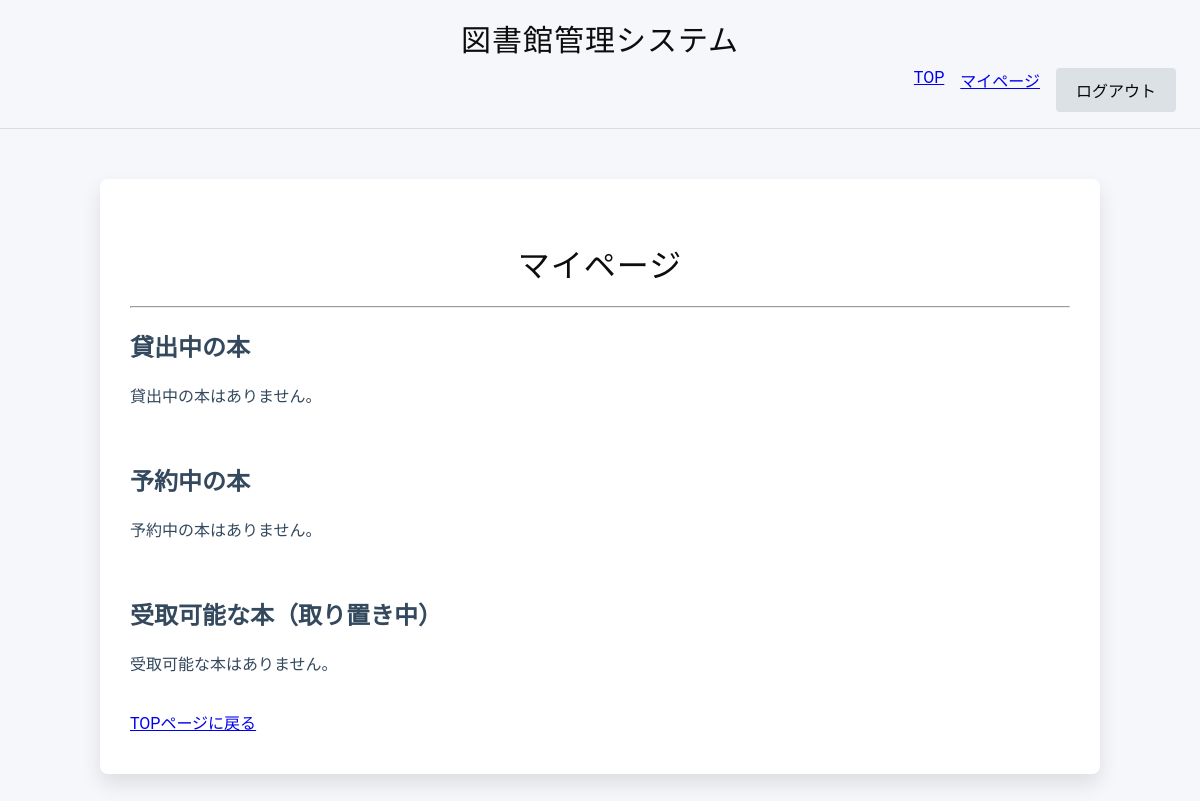
Page /library/mypage/ (signed in) on the earlier database version.
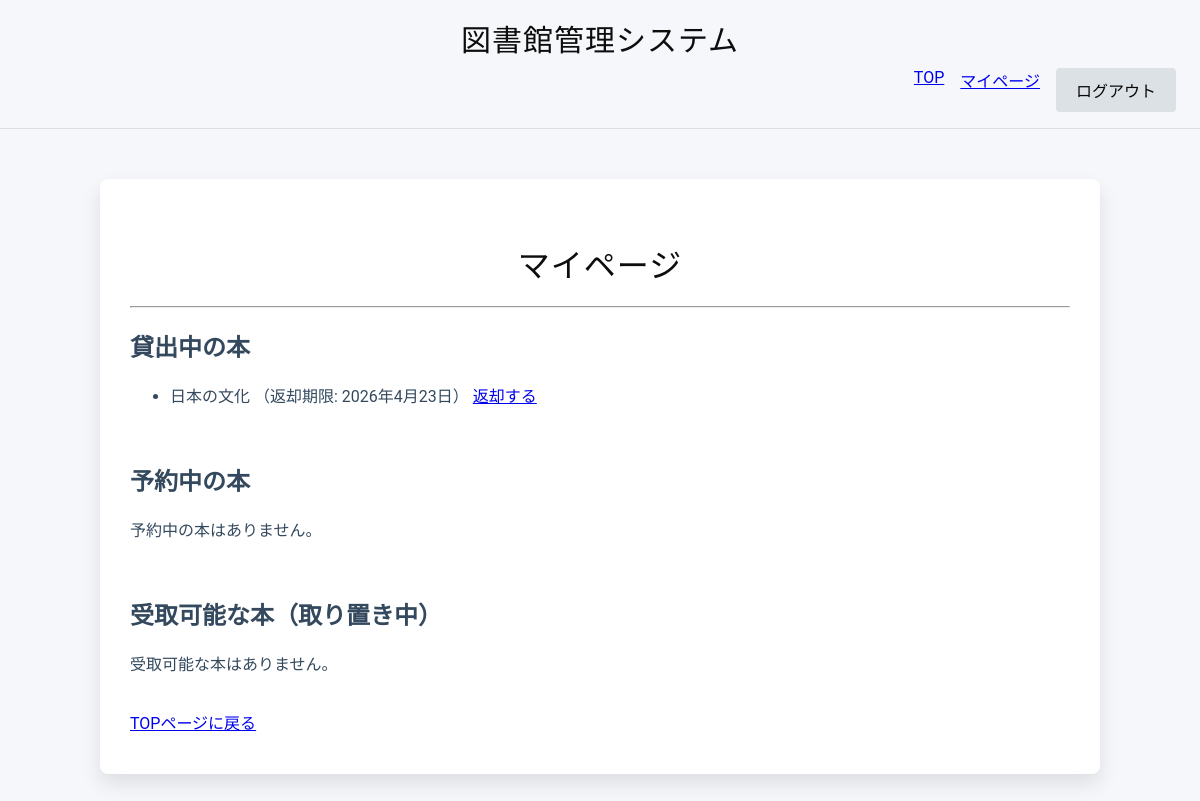
Same page on the later database version.
### libraryapp/models.py (models this page shows, shortened)
class Borrow(models.Model):
    user = models.ForeignKey(User, on_delete=models.CASCADE)
    stock = models.ForeignKey(
        Stock,
        on_delete=models.PROTECT,
        related_name="borrows"
    )
    borrowed_at = models.DateTimeField(default=timezone.now)
    due_date = models.DateField()
    returned_at = models.DateTimeField(null=True, blank=True)

class Stock(models.Model):
    book = models.ForeignKey(
        Book,
        on_delete=models.CASCADE,
        related_name="stocks"
    )
    location = models.ForeignKey(
        Location,
        on_delete=models.PROTECT,
        related_name="stocks"
    )
    is_available = models.BooleanField(default=True)

class Book(models.Model):
    isbn = models.CharField(
        max_length=17,
        help_text='ISBN-10 または ISBN-13（ハイフン可）',
        verbose_name='ISBN',
        unique=True,
    )
    title = models.CharField(max_length=200)
    author = models.CharField(max_length=200, null=True, blank=True)
    publisher = models.CharField(max_length=200, null=True, blank=True)
    publication_date = models.DateField(null=True, blank=True)
    description = models.TextField(null=True, blank=True)
    cover_image = models.URLField(null=True, blank=True)
    edition_number = models.IntegerField(default=1)

### libraryapp/views.py (the view)
# urls.py: path('mypage/', views.MyPageView.as_view(), name='mypage'),
class MyPageView(LoginRequiredMixin, ListView):
    model = Borrow
    template_name = "libraryapp/mypage.html"
    context_object_name = "borrows"
    def get_queryset(self):
        return Borrow.objects.filter(
            user=self.request.user,
            returned_at__isnull=True
        ).select_related("stock__book")
    def get_context_data(self, **kwargs):
        context = super().get_context_data(**kwargs)
        context['reservations'] = Reservation.objects.filter(
            user=self.request.user
        ).select_related("book")
        context['hold_stocks'] = HoldStock.objects.filter(
            user=self.request.user,
            is_pickedup=False
        ).select_related("stock__book")
        return context

### templates/libraryapp/mypage.html (shortened to what this page needs)
{% extends "libraryapp/base.html" %}
{% block content %}
<h1>マイページ</h1>
<hr>
<h2>貸出中の本</h2>
{% if borrows %}
    <ul>
        {% for borrow in borrows %}
            <li>
                {{ borrow.stock.book.title }}
                （返却期限: {{ borrow.due_date }}）
                <a href="{% url 'return_book' borrow.id %}">
                    返却する
                </a>
            </li>
        {% endfor %}
    </ul>
{% else %}
    <p>貸出中の本はありません。</p>
{% endif %}
<br>
<h2>予約中の本</h2>
{% if reservations %}
    <ul>
        {% for reservation in reservations %}
            <li>
                {{ reservation.book.title }}
                （予約日：{{ reservation.reserved_at|date:"Y-m-d H:i" }}）
            </li>
        {% endfor %}
    </ul>
{% else %}
    <p>予約中の本はありません。</p>
{% endif %}
<br>
<h2>受取可能な本（取り置き中）</h2>
{% if hold_stocks %}
    <ul>
        {% for hold in hold_stocks %}
            <li>
                {{ hold.stock.book.title }} <span>【受取待ち】</span>
                <form method="post" action="{% url 'pickup_borrow' hold.id %}" style="display:inline;">
                    {% csrf_token %}
                    <button type="submit">受け取る</button>
                </form>
            </li>
        {% endfor %}
    </ul>
{% else %}
    <p>受取可能な本はありません。</p>
{% endif %}
<br>
<a href="{% url 'home' %}">TOPページに戻る</a>
{% endblock content %}

### templates/libraryapp/base.html (shortened to what this page needs)
<!DOCTYPE html>
<html lang="ja">
<head>
    {% load static %}
    <link rel="stylesheet" href="{% static 'libraryapp/base.css' %}">
</head>
<body>
    <header class="header">
        <h1>図書館管理システム</h1>
        <nav>
            <a href="{% url 'home' %}">TOP</a>
            <a href="{% url 'mypage' %}">マイページ</a>
            <form method="post" action="{% url 'logout' %}" class="logout-form">
                <button type="submit" class="logout-link">ログアウト</button>
            </form>
        </nav>
    </header>
    <main class="container">
        {% block content %}{% endblock %}
    </main>
</body>
</html>

### static/libraryapp/base.css (style rules this page uses)
body { font-family: 'Roboto', 'Segoe UI', Tahoma, Geneva, Verdana, sans-serif; background-color: #f5f7fa; color: #34495e; margin: 0; }
.header { display: flex; justify-content: flex-end; align-items: center; flex-wrap: wrap; padding: 16px 24px; border-bottom: 1px solid #ddd; }
.header h1 { width: 100%; text-align: center; margin: 0; font-size: 30px; }
.header nav { width: 100%; display: flex; justify-content: flex-end; gap: 16px; margin-top: 8px; }
.container { background-color: #ffffff; padding: 40px 30px; border-radius: 8px; box-shadow: 0 10px 20px rgba(0, 0, 0, 0.1); max-width: 1000px; width: 100%; box-sizing: border-box; margin: 50px auto; }
h1 { color: #0d0d0e; text-align: center; font-size: 2em; margin-bottom: 20px; font-weight: 300; letter-spacing: 1px; }
form { display: flex; gap:3px; }
form button { white-space: nowrap; background-color: #dce1e5; color: #080808; padding: 10px 20px; border: none; border-radius: 4px; cursor: pointer; font-size: 16px; font-weight: 500; }

Differences in the rows shown:
added Borrow: stock.book "日本の文化", due_date "2026年4月23日"
Other differences:
text no longer shown: "貸出中の本はありません。"
